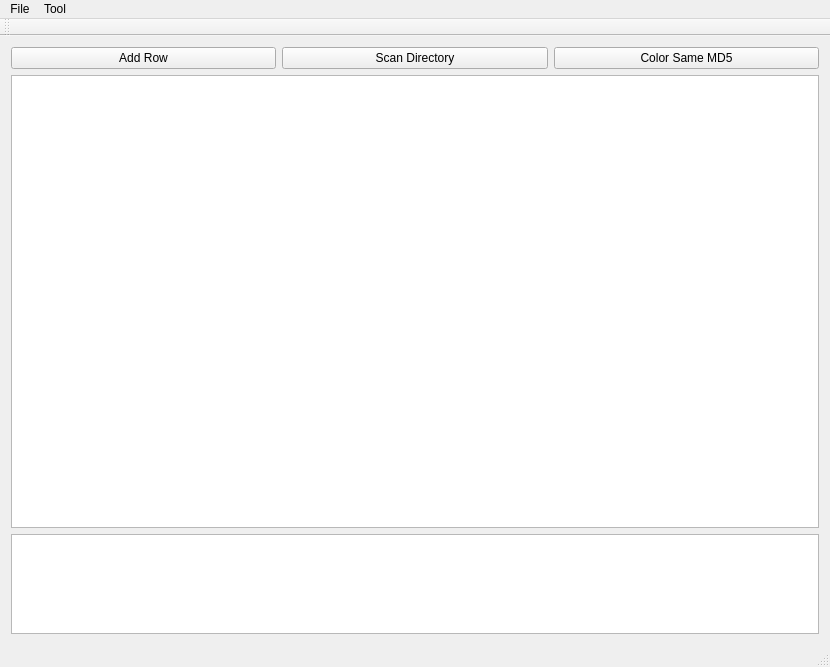
<?xml version="1.0" encoding="UTF-8"?>
<ui version="4.0">
 <class>MainWindow</class>
 <widget class="QMainWindow" name="MainWindow">
  <property name="geometry">
   <rect>
    <x>0</x>
    <y>0</y>
    <width>830</width>
    <height>667</height>
   </rect>
  </property>
  <property name="windowTitle">
   <string>MainWindow</string>
  </property>
  <widget class="QWidget" name="centralWidget">
   <layout class="QHBoxLayout" name="horizontalLayout_2">
    <item>
     <layout class="QGridLayout" name="gridLayout">
      <property name="sizeConstraint">
       <enum>QLayout::SetMaximumSize</enum>
      </property>
      <item row="0" column="0">
       <layout class="QHBoxLayout" name="horizontalLayout">
        <item>
         <widget class="QPushButton" name="addRowBtn">
          <property name="text">
           <string>Add Row</string>
          </property>
         </widget>
        </item>
        <item>
         <widget class="QPushButton" name="scanDirectoryBtn">
          <property name="text">
           <string>Scan Directory</string>
          </property>
         </widget>
        </item>
        <item>
         <widget class="QPushButton" name="colorDuplicatesBtn">
          <property name="text">
           <string>Color Same MD5</string>
          </property>
         </widget>
        </item>
       </layout>
      </item>
      <item row="1" column="0">
       <widget class="QTableView" name="tableView">
        <property name="editTriggers">
         <set>QAbstractItemView::AnyKeyPressed|QAbstractItemView::EditKeyPressed|QAbstractItemView::SelectedClicked</set>
        </property>
        <property name="sortingEnabled">
         <bool>true</bool>
        </property>
       </widget>
      </item>
      <item row="2" column="0">
       <widget class="QTextBrowser" name="debugTextBrowser">
        <property name="enabled">
         <bool>true</bool>
        </property>
        <property name="sizePolicy">
         <sizepolicy hsizetype="Expanding" vsizetype="Fixed">
          <horstretch>0</horstretch>
          <verstretch>0</verstretch>
         </sizepolicy>
        </property>
        <property name="maximumSize">
         <size>
          <width>16777215</width>
          <height>100</height>
         </size>
        </property>
       </widget>
      </item>
     </layout>
    </item>
   </layout>
  </widget>
  <widget class="QMenuBar" name="menuBar">
   <property name="geometry">
    <rect>
     <x>0</x>
     <y>0</y>
     <width>830</width>
     <height>21</height>
    </rect>
   </property>
   <widget class="QMenu" name="menuFile">
    <property name="title">
     <string>File</string>
    </property>
    <addaction name="actionOpen"/>
    <addaction name="separator"/>
    <addaction name="actionSave"/>
    <addaction name="actionSaveAs"/>
    <addaction name="separator"/>
    <addaction name="actionCreateNew"/>
   </widget>
   <widget class="QMenu" name="menuTool">
    <property name="title">
     <string>Tool</string>
    </property>
    <addaction name="actionSettings"/>
   </widget>
   <addaction name="menuFile"/>
   <addaction name="menuTool"/>
  </widget>
  <widget class="QToolBar" name="mainToolBar">
   <attribute name="toolBarArea">
    <enum>TopToolBarArea</enum>
   </attribute>
   <attribute name="toolBarBreak">
    <bool>false</bool>
   </attribute>
  </widget>
  <widget class="QStatusBar" name="statusBar"/>
  <action name="actionCreateNew">
   <property name="text">
    <string>Create New</string>
   </property>
  </action>
  <action name="actionOpen">
   <property name="text">
    <string>Open DB</string>
   </property>
  </action>
  <action name="actionSave">
   <property name="text">
    <string>Save DB</string>
   </property>
  </action>
  <action name="actionSaveAs">
   <property name="text">
    <string>Save As</string>
   </property>
  </action>
  <action name="actionClose_DB">
   <property name="text">
    <string>Close DB</string>
   </property>
  </action>
  <action name="actionSettings">
   <property name="text">
    <string>Settings</string>
   </property>
  </action>
 </widget>
 <layoutdefault spacing="6" margin="11"/>
 <resources/>
 <connections/>
</ui>
